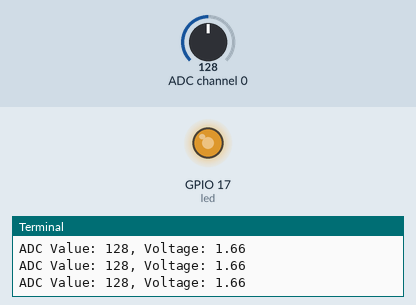
Recording of a program running on a simulated Raspberry Pi (BCM pin numbers). Parts: output pins drawn as LEDs (lit = HIGH), the last lines printed to the terminal. The inputs (shaded band) are chosen by the test bench; at power-on: ADC channel 0 = 128 (analog values on the 0–255 scale).

Above: at 1.2 s.
1.3 s: ADC channel 0 set to 178
At 1.7 s:
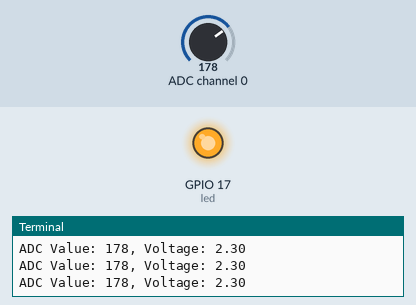
2.8 s: ADC channel 0 set to 76
At 3.4 s:
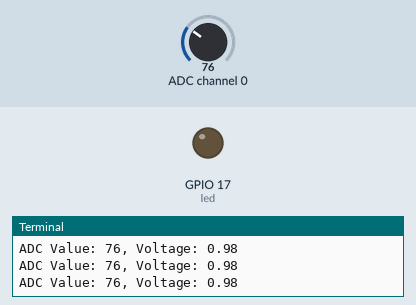
4.3 s: ADC channel 0 set to 224
At 5.2 s:
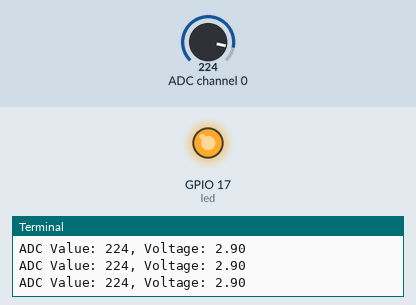
5.8 s: ADC channel 0 set to 30
At 6.9 s:
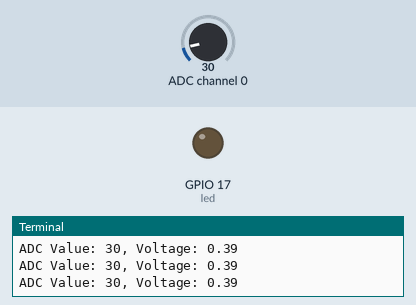
Timing chart, 0 to 8.3 s (numbered marks = the images above; inputs shaded):
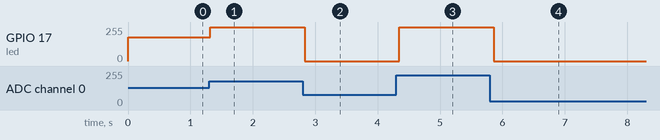

Measured:
- after the input at 1.3 s, GPIO 17 (led): 179/255 → 255/255 at once
- after the input at 2.8 s, GPIO 17 (led): 255/255 → 0/255 at once
- after the input at 4.3 s, GPIO 17 (led): 0/255 → 255/255 after 0.05 s
- after the input at 5.8 s, GPIO 17 (led): 255/255 → 0/255 after 0.06 s

The program:

nightlamp.py
```python
from time import sleep
from ADCDevice import ADCDevice, ADS7830
from gpiozero import PWMLED

led_pin = 17
led = PWMLED(led_pin)
adc = ADCDevice()
ADC_MAX = 255.0 # 8-bit ADC: 0-255

def clamp(x) -> float:
    """Ensure value between 0 and 1"""
    return max(0, min(1, x))

def loop():
    while True:
        adc = ADS7830()
        value = adc.analogRead(0)
        # Photoresistor digital readings range from approximately 100-140
        # value - 100 reduces range to approximately 0-40
        # / 40 range maximum
        # clamp() to ensure 0 and 1 min and max
        led.value = clamp((value - 100) / 40)
        voltage = (value / ADC_MAX) * 3.3
        print('ADC Value: %d, Voltage: %.2f' %(value, voltage))
        sleep(0.1)

def end_prog():
    led.close()
    adc.close()

if __name__ == '__main__':
    print('Starting...')
    try:
        loop()
    except KeyboardInterrupt:
        end_prog()
```
